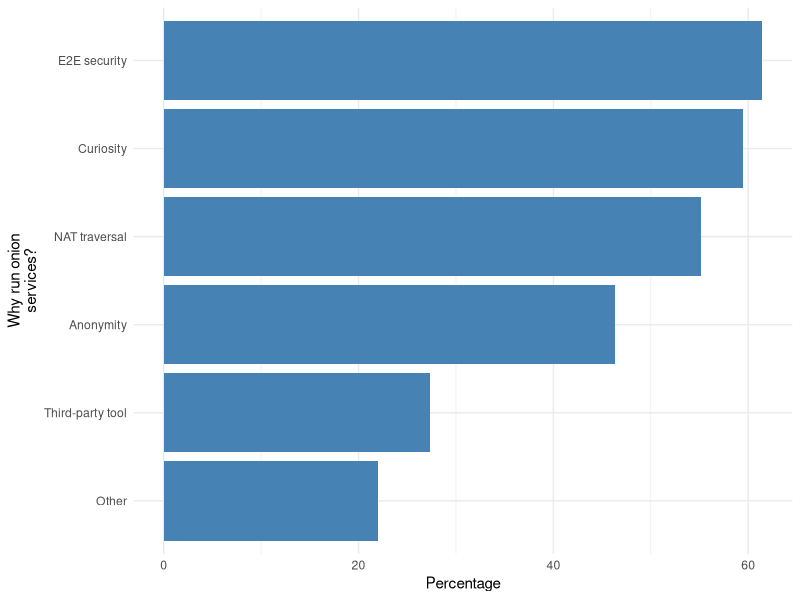

Reproduce this figure in R.
library(ggplot2)

cairo_pdf("onion-operation-reasons.pdf", height=1.4, width=4)

df <- data.frame(
    freq = c("Anonymity", "E2E security",
             "Third-party tool", "NAT traversal",
             "Curiosity", "Other"),
    pct = c(46.34, 61.46, 27.32, 55.12, 59.51, 21.95)
)

df$freq <- factor(df$freq, levels = df$freq[order(df$pct)])

ggplot(data = df, aes(x = freq, y = pct)) +
       geom_bar(stat = "identity", fill = "steelblue") +
       labs(x = "Why run onion\nservices?") +
       labs(y = "Percentage") +
       coord_flip() +
       theme_minimal()

dev.off()
